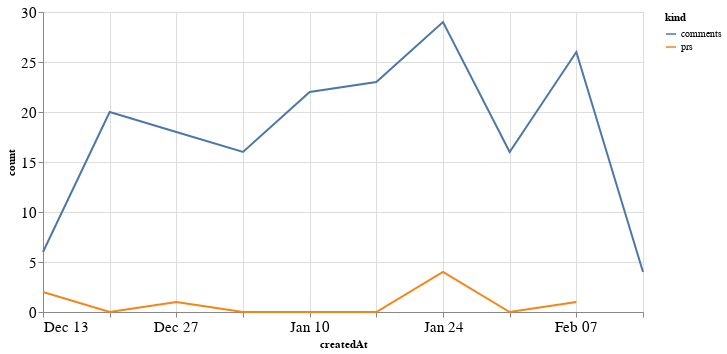

Notebook source saved alongside this figure:
### Code cell
alt.Chart(total_time, width=600).mark_line().encode(
    x='createdAt',
    y='count',
    color='kind'
)

### Figure 1 — Vega-Lite specification as saved in the notebook (floating-point values rounded to 4 significant figures)
{"config": {"axisLeft": {"labelFontSize": 15}, "axisBottom": {"labelFontSize": 15}}, "data": {"name": "data-bb32b1a0d31d1c754e938366d3df45e0"}, "mark": "line", "encoding": {"color": {"type": "nominal", "field": "kind"}, "x": {"type": "temporal", "field": "createdAt"}, "y": {"type": "quantitative", "field": "count"}}, "width": 600, "$schema": "https://vega.github.io/schema/vega-lite/v4.8.1.json", "datasets": {"data-bb32b1a0d31d1c754e938366d3df45e0": [{"createdAt": "2020-12-13T00:00:00", "kind": "prs", "count": 2.0}, {"createdAt": "2020-12-20T00:00:00", "kind": "prs", "count": 0.0}, {"createdAt": "2020-12-27T00:00:00", "kind": "prs", "count": 1.0}, {"createdAt": "2021-01-03T00:00:00", "kind": "prs", "count": 0.0}, {"createdAt": "2021-01-10T00:00:00", "kind": "prs", "count": 0.0}, {"createdAt": "2021-01-17T00:00:00", "kind": "prs", "count": 0.0}, {"createdAt": "2021-01-24T00:00:00", "kind": "prs", "count": 4.0}, {"createdAt": "2021-01-31T00:00:00", "kind": "prs", "count": 0.0}, {"createdAt": "2021-02-07T00:00:00", "kind": "prs", "count": 1.0}, {"createdAt": "2021-02-14T00:00:00", "kind": "prs", "count": null}, {"createdAt": "2020-12-13T00:00:00", "kind": "comments", "count": 6.0}, {"createdAt": "2020-12-20T00:00:00", "kind": "comments", "count": 20.0}, {"createdAt": "2020-12-27T00:00:00", "kind": "comments", "count": 18.0}, {"createdAt": "2021-01-03T00:00:00", "kind": "comments", "count": 16.0}, {"createdAt": "2021-01-10T00:00:00", "kind": "comments", "count": 22.0}, {"createdAt": "2021-01-17T00:00:00", "kind": "comments", "count": 23.0}, {"createdAt": "2021-01-24T00:00:00", "kind": "comments", "count": 29.0}, {"createdAt": "2021-01-31T00:00:00", "kind": "comments", "count": 16.0}, {"createdAt": "2021-02-07T00:00:00", "kind": "comments", "count": 26.0}, {"createdAt": "2021-02-14T00:00:00", "kind": "comments", "count": 4.0}]}}
